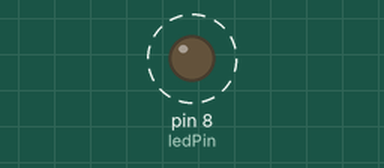
A sketch run on a simulated Arduino Uno, built with avr-gcc and run on an emulated ATmega328P. On the bench: output pins drawn as LEDs (lit = HIGH). Dashed ring = blinking. What the sketch prints to the serial monitor is not drawn.

Above: at 0.2 s.
Timing chart, 0 to 5.8 s (numbered marks = the images above):
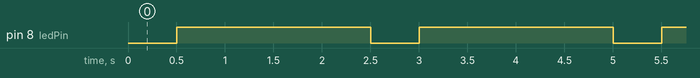

Measured:
- by itself, pin 8 (ledPin): alternates HIGH for 2.0 s and LOW for 0.50 s

The sketch:

duracionCarga_es_de_1_hora_apagar_el_rel___un_pindigital__y_.ino
```cpp
/*
En los ejemplos está BlinkWithoutDelayque hace parpadear un led, con el mismo tiempo de ON y de OFF.

Se puede modificar fácilmente para que hayan diferentes tiempos de ON y de OFF.

En el ejemplo se comprueba if(currentMillis - previousMillis > interval)

Ahora hay que diferenciar si tenemos el led apagado o encendido y comparar con el tiempo de cada uno de ellos.

El código resultante es:*/
const int ledPin =  8;      // the number of the LED pin

int ledState = LOW;             // ledState used to set the LED
long previousMillis = 0;        // will store last time LED was updated

long intervalOn = 2000;           // medio segundo  ON
long intervalOff = 500;         // cinco segundos OFF
void setup() {

  pinMode(ledPin, OUTPUT);
  Serial.begin(9600);
}

void loop()
{
  unsigned long currentMillis = millis();
  if (ledState == LOW) {
    if(currentMillis - previousMillis > intervalOff) {
            previousMillis = currentMillis;
            Serial.println(currentMillis);
            ledState = HIGH;
            Serial.println(HIGH);
    }
 } else {
    if(currentMillis - previousMillis > intervalOn) {
           previousMillis = currentMillis;
          ledState = LOW;
          Serial.println(LOW);
    }
 }
 digitalWrite(ledPin, ledState);
// Serial.println(ledPin);
}
```
